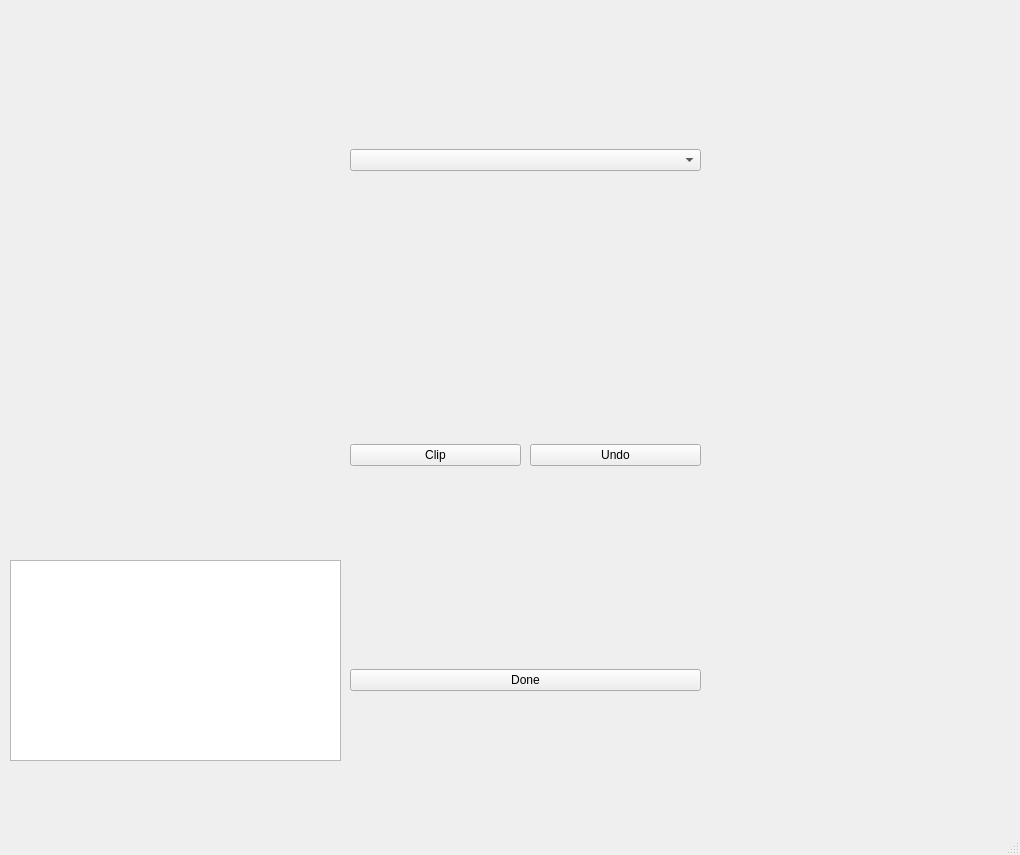
<?xml version="1.0" encoding="UTF-8"?>
<ui version="4.0">
 <class>planefitting_main_window</class>
 <widget class="QMainWindow" name="planefitting_main_window">
  <property name="geometry">
   <rect>
    <x>0</x>
    <y>0</y>
    <width>1020</width>
    <height>855</height>
   </rect>
  </property>
  <property name="windowTitle">
   <string>MainWindow</string>
  </property>
  <widget class="QWidget" name="centralwidget">
   <widget class="QWidget" name="layoutWidget">
    <property name="geometry">
     <rect>
      <x>10</x>
      <y>10</y>
      <width>331</width>
      <height>541</height>
     </rect>
    </property>
    <layout class="QVBoxLayout" name="data_display_window"/>
   </widget>
   <widget class="QWidget" name="layoutWidget_2">
    <property name="geometry">
     <rect>
      <x>350</x>
      <y>10</y>
      <width>351</width>
      <height>301</height>
     </rect>
    </property>
    <layout class="QVBoxLayout" name="vbox_combobox">
     <item>
      <widget class="QComboBox" name="combobox_curr_segment"/>
     </item>
    </layout>
   </widget>
   <widget class="QWidget" name="layoutWidget_3">
    <property name="geometry">
     <rect>
      <x>350</x>
      <y>310</y>
      <width>171</width>
      <height>291</height>
     </rect>
    </property>
    <layout class="QVBoxLayout" name="vbox_btn_clip">
     <item>
      <widget class="QPushButton" name="btn_clip">
       <property name="text">
        <string>Clip</string>
       </property>
      </widget>
     </item>
    </layout>
   </widget>
   <widget class="QWidget" name="layoutWidget_4">
    <property name="geometry">
     <rect>
      <x>530</x>
      <y>310</y>
      <width>171</width>
      <height>291</height>
     </rect>
    </property>
    <layout class="QVBoxLayout" name="vbox_btn_undo">
     <item>
      <widget class="QPushButton" name="btn_undo">
       <property name="text">
        <string>Undo</string>
       </property>
      </widget>
     </item>
    </layout>
   </widget>
   <widget class="QWidget" name="layoutWidget_5">
    <property name="geometry">
     <rect>
      <x>350</x>
      <y>600</y>
      <width>351</width>
      <height>161</height>
     </rect>
    </property>
    <layout class="QVBoxLayout" name="vbox_btn_done">
     <item>
      <widget class="QPushButton" name="btn_done">
       <property name="text">
        <string>Done</string>
       </property>
      </widget>
     </item>
    </layout>
   </widget>
   <widget class="QListWidget" name="listWidget">
    <property name="geometry">
     <rect>
      <x>10</x>
      <y>560</y>
      <width>331</width>
      <height>201</height>
     </rect>
    </property>
   </widget>
  </widget>
  <widget class="QMenuBar" name="menubar">
   <property name="geometry">
    <rect>
     <x>0</x>
     <y>0</y>
     <width>1020</width>
     <height>22</height>
    </rect>
   </property>
  </widget>
  <widget class="QStatusBar" name="statusbar"/>
 </widget>
 <resources/>
 <connections/>
</ui>
